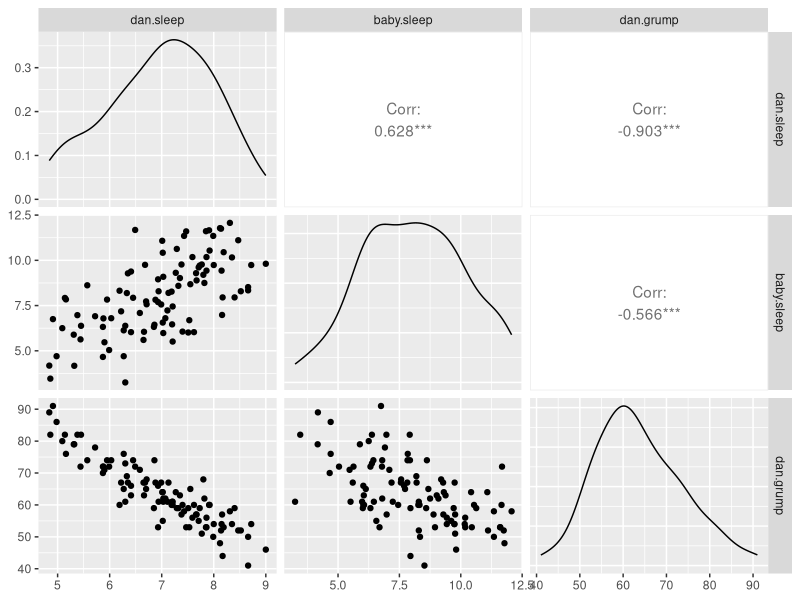

This figure's R source:
## ---- chunk 1
library(formatR)
library(knitr)
options(width = 1000)
knitr::opts_chunk$set(tidy.opts = list(width.cutoff = 60), tidy = TRUE)
## ---- chunk 2
data_parent<-read.csv("parenthood.csv")   # load the parenthood data set 
head(data_parent, n=5)        # print the first 5 rows of the data
str(data_parent)              # display the internal structure of the               # elements of the dataset
dim(data_parent)              # gives the dimension 
## ---- chunk 3
# install.packages("GGally")
library(GGally)
ggpairs(data_parent, columns = 2:4) 
## ---- chunk 4
# MLR with all the predictors
Full_model = lm(dan.grump ~ dan.sleep + baby.sleep, data = data_parent) 
Full_model     # print the coefficients
## ---- chunk 5
# MLR with all the predictors
Full_model = lm(dan.grump ~ dan.sleep + baby.sleep, data = data_parent) 
summary(Full_model)     # print the coefficients
## ---- chunk 6
# MLR with all the predictors
anova(Full_model)
## ---- chunk 7
# SLR with dan.sleep predictors
Dan_model = lm(dan.grump ~ dan.sleep, data = data_parent) 
summary(Dan_model)     # print the coefficients
anova(Dan_model)      # In SlR t and F tests are the same 
## ---- chunk 8
# SLR with baby.sleep predictors
Baby_model = lm(dan.grump ~ baby.sleep, data = data_parent) 
summary(Baby_model)     # print the coefficients
anova(Baby_model)      # In SlR t and F tests are the same 
## ---- chunk 9
AIC(Full_model,Dan_model)
## ---- chunk 10
anova(Dan_model,Full_model)
## ---- chunk 11
confint(Full_model,level=0.95)
confint(Dan_model,level=0.95)
## ---- chunk 12
new <- data.frame(dan.sleep = c(9.2,10.33))  # create a new data

# this provides a 95% confidence interval on the mean response
predict(Dan_model, new, interval="confidence")    
